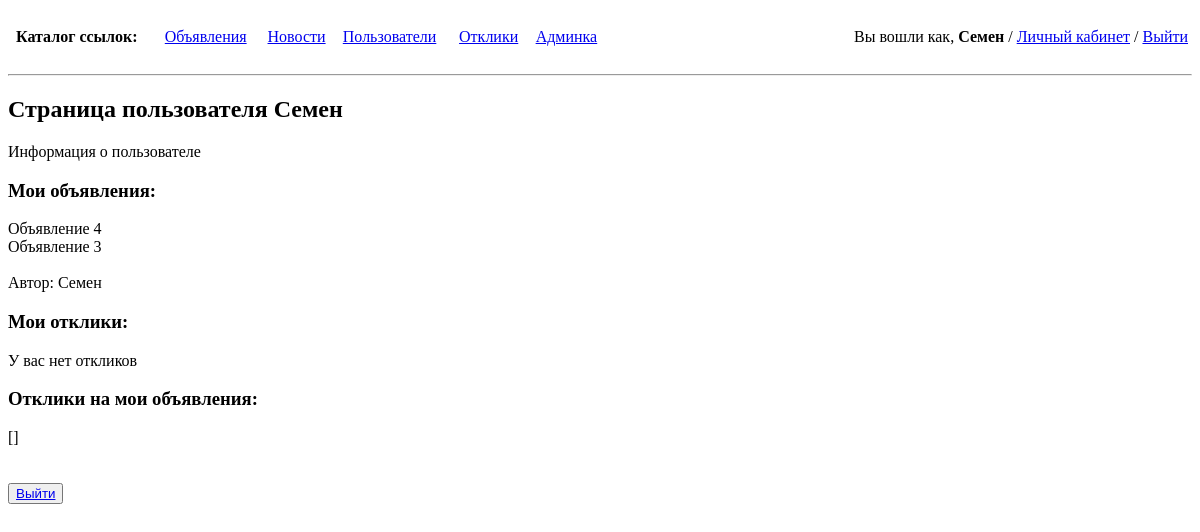
The app's page /accounts/ (signed in), older data.
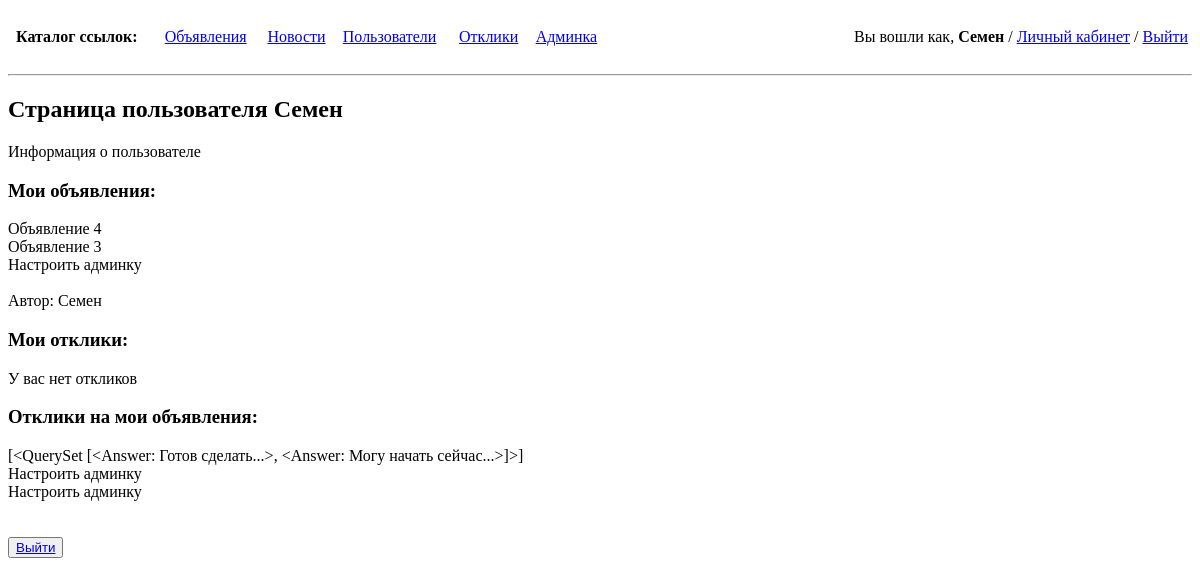
The same page, newer data.
### ads/models.py (models this page shows, shortened)
class Ads(models.Model):
    author = models.ForeignKey(Author, on_delete=models.CASCADE)
    title = models.CharField(max_length=128)
    text = models.TextField()
    category = models.ForeignKey(Category, on_delete=models.CASCADE)
    date = models.DateTimeField(auto_now_add=True)
    body = RichTextUploadingField(blank=True, null=True)

class Answer(models.Model):
    author = models.ForeignKey(Author, on_delete=models.CASCADE)
    text = models.TextField()
    ads = models.ForeignKey(Ads, on_delete=models.CASCADE)
    date = models.DateTimeField(auto_now_add=True)
    status = models.BooleanField(default=False)
    def __str__(self):
        return f'{self.text[:20]}...'

### accounts/views.py (the view)
# urls.py: path('', Account.as_view(), name='accounts'),
class Account(LoginRequiredMixin, TemplateView):
    template_name = 'accounts.html'
    def get_context_data(self, **kwargs):
        user = User.objects.get(id=self.request.user.id)
        author = Author.objects.get(authorUser=User.objects.get(id=self.request.user.id))   # создаем объект класса текущего пользователя
        ads = Ads.objects.filter(author=author)   # создаем список объявлений текущего пользователя
        answers_to_my_ads = []
        for ad in ads:   # перебираем объявления пользователя
            ans = Answer.objects.filter(ads=ad)   # находит отклики на объявления
            if ans:   # проверяем на наличие отклика перед записью в список
                answers_to_my_ads.append(ans)   # из-за этого приходится делать двойную распаковку в шаблоне accoutts.html
        context = super().get_context_data(**kwargs)
        context['ads'] = Ads.objects.filter(author=author)
        context['author'] = author
        context['my_answers'] = Answer.objects.filter(author=author)
        context['answers_to_my_ads'] = answers_to_my_ads
        return context

### ads/models.py (called while the page is built)
    def __str__(self):
        return f'{self.authorUser}'

### templates/accounts.html (shortened to what this page needs)
{% extends 'default.html' %}
{% block content %}
    <h2>Страница пользователя {{request.user.username}}</h2>
    <div>Информация о пользователе</div>
    <h3>Мои объявления:</h3>
    {% if ads %}
        {% for ad in ads %}
            {{ ad.title }} <br>
        {% endfor %}
    {% else %}
            <p>У вас нет опубликованных объявлений</p>
    {% endif %}
    <br>
    Автор: {{ author }}
    <br>
    <h3>Мои отклики:</h3>
    {% if answers %}
        {% for answer in my_answers %}
            {{ answer }}<br>
        {% endfor %}
    {% else %}
        <p>У вас нет откликов</p>
    {% endif %}
    <h3>Отклики на мои объявления:</h3>
    {{ answers_to_my_ads }} <br>
    {% if answers_to_my_ads %}
        {% for answers in answers_to_my_ads %}
        {% for ans in answers %}
            {{ ans.ads.title }}<br>
        {% endfor %}
        {% endfor %}
    {% endif %}
    <br>
    <br>
    <button><a href="{% url 'logout' %}">Выйти</a></button>
{% endblock content %}

Row changes from the older to the newer data that the page shows:
added Ads: title "Настроить админку"
added Answer: text.text "[<QuerySet [<Answer: Готов сделать...>, <Answer: Могу начать сейчас...>]>]", ads "Настроить админку"
added Answer: ads "Настроить админку"
Text that changed along with them:
{{ answers_to_my_ads }}: "[]" → (not shown)
